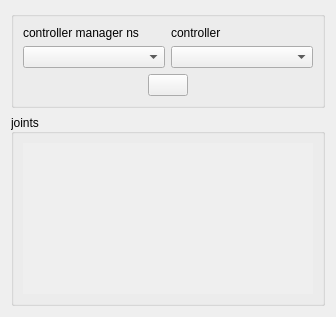
<?xml version="1.0" encoding="UTF-8"?>
<ui version="4.0">
 <class>joint_position_controller</class>
 <widget class="QWidget" name="joint_position_controller">
  <property name="geometry">
   <rect>
    <x>0</x>
    <y>0</y>
    <width>336</width>
    <height>317</height>
   </rect>
  </property>
  <property name="windowTitle">
   <string>Joint Position Controller</string>
  </property>
  <layout class="QVBoxLayout" name="verticalLayout_2">
   <item>
    <widget class="QGroupBox" name="controller_group">
     <property name="title">
      <string/>
     </property>
     <layout class="QVBoxLayout" name="verticalLayout">
      <item>
       <layout class="QGridLayout" name="gridLayout">
        <item row="1" column="1">
         <widget class="QComboBox" name="jpc_combo"/>
        </item>
        <item row="1" column="0">
         <widget class="QComboBox" name="cm_combo"/>
        </item>
        <item row="0" column="0">
         <widget class="QLabel" name="cm_list_label">
          <property name="toolTip">
           <string>&lt;html&gt;&lt;head/&gt;&lt;body&gt;&lt;p&gt;&lt;span style=&quot; font-weight:600;&quot;&gt;controller manager&lt;/span&gt; namespace. It is assumed that the &lt;span style=&quot; font-weight:600;&quot;&gt;robot_description&lt;/span&gt; parameter also lives in the same namesapce.&lt;/p&gt;&lt;/body&gt;&lt;/html&gt;</string>
          </property>
          <property name="text">
           <string>controller manager ns</string>
          </property>
          <property name="buddy">
           <cstring>cm_combo</cstring>
          </property>
         </widget>
        </item>
        <item row="0" column="1">
         <widget class="QLabel" name="controller_list_label">
          <property name="text">
           <string>controller</string>
          </property>
          <property name="buddy">
           <cstring>jpc_combo</cstring>
          </property>
         </widget>
        </item>
       </layout>
      </item>
      <item>
       <layout class="QHBoxLayout" name="horizontalLayout">
        <item>
         <spacer name="horizontalSpacer">
          <property name="orientation">
           <enum>Qt::Horizontal</enum>
          </property>
          <property name="sizeHint" stdset="0">
           <size>
            <width>40</width>
            <height>20</height>
           </size>
          </property>
         </spacer>
        </item>
        <item>
         <widget class="QPushButton" name="enable_button">
          <property name="sizePolicy">
           <sizepolicy hsizetype="Minimum" vsizetype="Minimum">
            <horstretch>0</horstretch>
            <verstretch>0</verstretch>
           </sizepolicy>
          </property>
          <property name="toolTip">
           <string>&lt;html&gt;&lt;head/&gt;&lt;body&gt;&lt;p&gt;Enable/disable sending commands to the controller.&lt;/p&gt;&lt;/body&gt;&lt;/html&gt;</string>
          </property>
          <property name="text">
           <string/>
          </property>
          <property name="icon">
           <iconset>
            <normaloff>off.svg</normaloff>
            <normalon>on.svg</normalon>
            <activeon>on.svg</activeon>off.svg</iconset>
          </property>
          <property name="iconSize">
           <size>
            <width>48</width>
            <height>48</height>
           </size>
          </property>
          <property name="checkable">
           <bool>true</bool>
          </property>
         </widget>
        </item>
        <item>
         <spacer name="horizontalSpacer_2">
          <property name="orientation">
           <enum>Qt::Horizontal</enum>
          </property>
          <property name="sizeHint" stdset="0">
           <size>
            <width>40</width>
            <height>20</height>
           </size>
          </property>
         </spacer>
        </item>
       </layout>
      </item>
     </layout>
    </widget>
   </item>
   <item>
    <widget class="QGroupBox" name="joint_group_outer">
     <property name="sizePolicy">
      <sizepolicy hsizetype="Preferred" vsizetype="Preferred">
       <horstretch>0</horstretch>
       <verstretch>0</verstretch>
      </sizepolicy>
     </property>
     <property name="minimumSize">
      <size>
       <width>0</width>
       <height>0</height>
      </size>
     </property>
     <property name="title">
      <string>joints</string>
     </property>
     <property name="alignment">
      <set>Qt::AlignLeading|Qt::AlignLeft|Qt::AlignVCenter</set>
     </property>
     <property name="flat">
      <bool>false</bool>
     </property>
     <property name="checkable">
      <bool>false</bool>
     </property>
     <layout class="QVBoxLayout" name="verticalLayout_3">
      <item>
       <widget class="QScrollArea" name="joint_group_scroll">
        <property name="sizePolicy">
         <sizepolicy hsizetype="Expanding" vsizetype="Expanding">
          <horstretch>0</horstretch>
          <verstretch>0</verstretch>
         </sizepolicy>
        </property>
        <property name="frameShape">
         <enum>QFrame::NoFrame</enum>
        </property>
        <property name="frameShadow">
         <enum>QFrame::Plain</enum>
        </property>
        <property name="verticalScrollBarPolicy">
         <enum>Qt::ScrollBarAsNeeded</enum>
        </property>
        <property name="horizontalScrollBarPolicy">
         <enum>Qt::ScrollBarAlwaysOff</enum>
        </property>
        <property name="widgetResizable">
         <bool>true</bool>
        </property>
        <widget class="QWidget" name="joint_group">
         <property name="geometry">
          <rect>
           <x>0</x>
           <y>0</y>
           <width>314</width>
           <height>109</height>
          </rect>
         </property>
        </widget>
       </widget>
      </item>
     </layout>
    </widget>
   </item>
  </layout>
 </widget>
 <tabstops>
  <tabstop>cm_combo</tabstop>
  <tabstop>jpc_combo</tabstop>
  <tabstop>enable_button</tabstop>
 </tabstops>
 <resources/>
 <connections/>
</ui>
